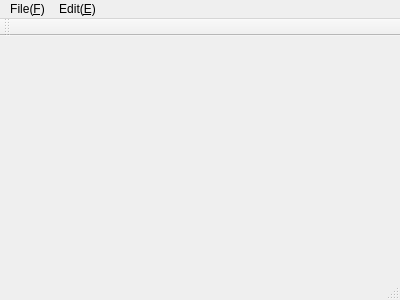
<?xml version="1.0" encoding="UTF-8"?>
<ui version="4.0">
 <class>MainWindow</class>
 <widget class="QMainWindow" name="MainWindow">
  <property name="geometry">
   <rect>
    <x>0</x>
    <y>0</y>
    <width>400</width>
    <height>300</height>
   </rect>
  </property>
  <property name="windowTitle">
   <string>MainWindow</string>
  </property>
  <widget class="QWidget" name="centralWidget"/>
  <widget class="QMenuBar" name="menuBar">
   <property name="geometry">
    <rect>
     <x>0</x>
     <y>0</y>
     <width>400</width>
     <height>22</height>
    </rect>
   </property>
   <widget class="QMenu" name="menuFile">
    <property name="title">
     <string>File(&amp;F)</string>
    </property>
    <addaction name="actionNew_N"/>
   </widget>
   <widget class="QMenu" name="menuEdit_E">
    <property name="title">
     <string>Edit(&amp;E)</string>
    </property>
   </widget>
   <addaction name="menuFile"/>
   <addaction name="menuEdit_E"/>
  </widget>
  <widget class="QToolBar" name="mainToolBar">
   <attribute name="toolBarArea">
    <enum>TopToolBarArea</enum>
   </attribute>
   <attribute name="toolBarBreak">
    <bool>false</bool>
   </attribute>
  </widget>
  <widget class="QStatusBar" name="statusBar"/>
  <action name="actionNew_N">
   <property name="text">
    <string>New(&amp;N)</string>
   </property>
  </action>
 </widget>
 <layoutdefault spacing="6" margin="11"/>
 <resources/>
 <connections/>
</ui>
